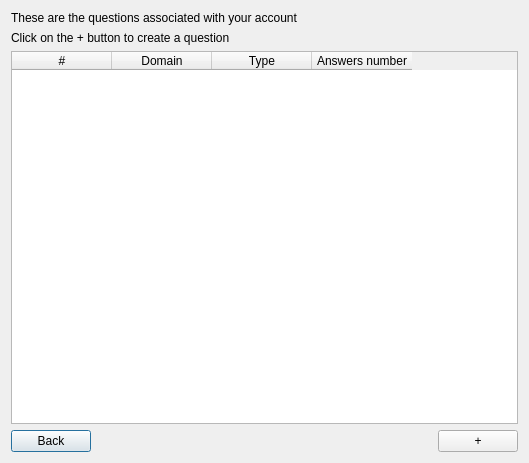
<?xml version="1.0" encoding="UTF-8"?>
<ui version="4.0">
 <class>QuestionsList</class>
 <widget class="QDialog" name="QuestionsList">
  <property name="geometry">
   <rect>
    <x>0</x>
    <y>0</y>
    <width>529</width>
    <height>463</height>
   </rect>
  </property>
  <property name="windowTitle">
   <string>Dialog</string>
  </property>
  <layout class="QVBoxLayout" name="verticalLayout">
   <item>
    <widget class="QLabel" name="label">
     <property name="styleSheet">
      <string notr="true">font: 14pt &quot;Times New Roman&quot;;</string>
     </property>
     <property name="text">
      <string>These are the questions associated with your account</string>
     </property>
    </widget>
   </item>
   <item>
    <widget class="QLabel" name="label_2">
     <property name="styleSheet">
      <string notr="true">font: 14pt &quot;Times New Roman&quot;;</string>
     </property>
     <property name="text">
      <string>Click on the + button to create a question</string>
     </property>
    </widget>
   </item>
   <item>
    <widget class="QTableWidget" name="tableWidget">
     <column>
      <property name="text">
       <string>#</string>
      </property>
     </column>
     <column>
      <property name="text">
       <string>Domain</string>
      </property>
     </column>
     <column>
      <property name="text">
       <string>Type</string>
      </property>
     </column>
     <column>
      <property name="text">
       <string>Answers number</string>
      </property>
     </column>
    </widget>
   </item>
   <item>
    <layout class="QHBoxLayout" name="horizontalLayout">
     <item alignment="Qt::AlignLeft">
      <widget class="QPushButton" name="pushButton">
       <property name="text">
        <string>Back</string>
       </property>
      </widget>
     </item>
     <item alignment="Qt::AlignRight">
      <widget class="QPushButton" name="AddQuestion">
       <property name="text">
        <string>+</string>
       </property>
      </widget>
     </item>
    </layout>
   </item>
  </layout>
 </widget>
 <resources/>
 <connections>
  <connection>
   <sender>pushButton</sender>
   <signal>clicked()</signal>
   <receiver>QuestionsList</receiver>
   <slot>close()</slot>
   <hints>
    <hint type="sourcelabel">
     <x>86</x>
     <y>437</y>
    </hint>
    <hint type="destinationlabel">
     <x>134</x>
     <y>446</y>
    </hint>
   </hints>
  </connection>
 </connections>
</ui>
